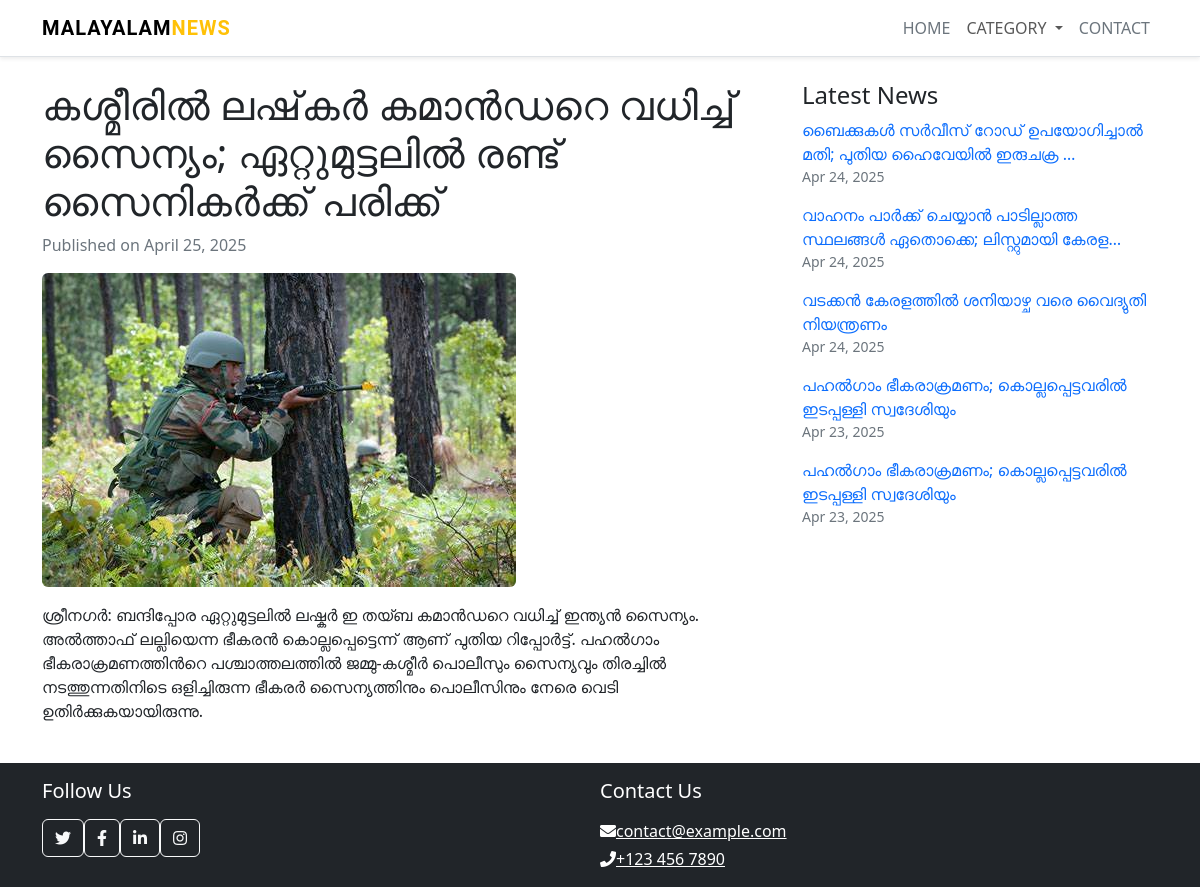
Screenshot of /news/10/ with the database file from the repository.
### newsapp/models.py (models this page shows, shortened)
class News(models.Model):
    title = models.CharField(max_length=255)
    image = models.ImageField(upload_to='news_images/')
    content = models.TextField()
    category = models.ForeignKey(Category, on_delete=models.CASCADE, null=True, blank=True)  # category can be optional
    created_at = models.DateTimeField(auto_now_add=True)
    updated_at = models.DateTimeField(auto_now=True)
    is_headline = models.BooleanField(default=False)
    is_latest = models.BooleanField(default=False)

### newsapp/views.py (the view)
# urls.py: path('news/<int:id>/', views.news_detail, name='news_detail'),
def news_detail(request, id):
    item = get_object_or_404(News, id=id)
    others = News.objects.exclude(id=id).order_by('-created_at')[:5]
    return render(request, 'news_detail.html', {
        'news': item,
        'latest_news': others,
    })

### newsapp/templates/news_detail.html (shortened to what this page needs)
{% load static %}
<!DOCTYPE html>
<html lang="en">
<head>
    <link href="https://cdn.jsdelivr.net/npm/bootstrap@5.3.0-alpha1/dist/css/bootstrap.min.css" rel="stylesheet">
    <link href="https://cdnjs.cloudflare.com/ajax/libs/font-awesome/5.15.0/css/all.min.css" rel="stylesheet">
    <link href="{% static 'lib/owlcarousel/assets/owl.carousel.min.css' %}" rel="stylesheet">
    <link href="{% static 'css/style.css' %}" rel="stylesheet">
</head>
<body>
<nav class="navbar navbar-expand-lg navbar-light bg-white border-bottom shadow-sm">
    <div class="container">
        <a class="navbar-brand fw-bold text-uppercase" href="/" style="letter-spacing: 1px; font-family: 'Roboto', sans-serif;">
            MALAYALAM<span style="color: #ffc107;">NEWS</span>
        </a>
        <div class="collapse navbar-collapse justify-content-end" id="navbarNav">
            <ul class="navbar-nav">
                <li class="nav-item">
                    <a class="nav-link text-uppercase text-secondary fw-light" href="/">Home</a>
                </li>
                <li class="nav-item dropdown">
                    <a class="nav-link dropdown-toggle" href="#" id="newsDropdown" role="button" data-bs-toggle="dropdown" aria-expanded="false">
                        CATEGORY
                    </a>
                </li>
                <li class="nav-item">
                    <a class="nav-link text-uppercase text-secondary fw-light" href="#">Contact</a>
                </li>
            </ul>
        </div>
    </div>
</nav>
<div class="container mt-4">
    <div class="row">
        <div class="col-lg-8 col-12 mb-4">
            <div class="news-detail">
                <h1 class="news-title">{{ news.title }}</h1>
                <p class="text-muted">Published on {{ news.created_at|date:"F d, Y" }}</p>
                <img src="{{ news.image.url }}" alt="{{ news.title }}" class="img-fluid rounded mb-3">
                <div class="news-content">
                    <p>{{ news.content }}</p>
                </div>
            </div>
        </div>
        <div class="col-lg-4 col-12">
            <div class="sidebar">
                <h4>Latest News</h4>
                {% for item in latest_news %}
                <div class="latest-news-item mb-3">
                    <a href="{% url 'news_detail' item.id %}" class="d-block fw-medium text-decoration-none text-primary">
                        {{ item.title|truncatechars:60 }}
                    </a>
                    <p class="text-muted small">{{ item.created_at|date:"M d, Y" }}</p>
                </div>
                {% endfor %}
            </div>
        </div>
    </div>
</div>
<nav class="navbar navbar-expand navbar-dark bg-dark py-3">
    <div class="container">
        <div class="row w-100">
            <div class="col-md-6">
                <h5 class="text-white mb-3">Follow Us</h5>
                <div class="d-flex">
                    <a class="btn btn-outline-light btn-social mr-2" href="#"><i class="fab fa-twitter"></i></a>
                    <a class="btn btn-outline-light btn-social mr-2" href="#"><i class="fab fa-facebook-f"></i></a>
                    <a class="btn btn-outline-light btn-social mr-2" href="#"><i class="fab fa-linkedin-in"></i></a>
                    <a class="btn btn-outline-light btn-social" href="#"><i class="fab fa-instagram"></i></a>
                </div>
            </div>
            <div class="col-md-6 mt-3 mt-md-0">
                <h5 class="text-white mb-3">Contact Us</h5>
                <div class="d-flex flex-column">
                    <a href="mailto:contact@example.com" class="text-white mb-1"><i class="fa fa-envelope mr-2"></i>contact@example.com</a>
                    <a href="tel:+1234567890" class="text-white"><i class="fa fa-phone mr-2"></i>+123 456 7890</a>
                </div>
            </div>
        </div>
    </div>
</nav>
</body>
</html>

### newsapp/static/css/style.css (style rules this page uses)
.text-muted { color: #6c757d !important; }
.text-decoration-none { text-decoration: none !important; }

### rows the page displays
News: title "കശ്മീരില്‍ ലഷ്‌കര്‍ കമാന്‍ഡറെ വധിച്ച്‌ സൈന്യം; ഏറ്റുമുട്ടലില്‍ രണ്ട് സൈനികര്‍ക്ക് പരിക്ക്", created_at "April 25, 2025", image (picture), content "ശ്രീനഗര്‍: ബന്ദിപ്പോര ഏറ്റുമുട്ടലില്‍ ലഷ്കർ ഇ തയ്ബ കമാൻഡറെ വധിച്ച്‌ ഇന്ത്യന്‍ സൈന്യം. അല്‍ത്താഫ് ലല്ലിയെന്ന ഭീകരന്‍ കൊല്ലപ്പെട്ടെന്ന് ആണ് പുതിയ റിപ്പോർട്ട്. പഹല്‍ഗാം ഭീകരാക്രമണത്തിന്‍റെ പശ്ചാത്തലത്തില്‍ ജമ്മു-കശ്മീർ പൊലീസും സൈന്യവും തിരച്ചില്‍ നടത്തുന്നതിനിടെ ഒളിച്ചിരുന്ന ഭീകരര്‍ സൈന്യത്തിനും പൊലീസിനും നേരെ വെടി ഉതിർക്കുകയായിരുന്നു."
News: title "ബൈക്കുകള്‍ സര്‍വീസ് റോഡ് ഉപയോഗിച്ചാല്‍ മതി; പുതിയ ഹൈവേയില്‍ ഇരുചക്ര …", created_at "Apr 24, 2025"
News: title "വാഹനം പാർക്ക് ചെയ്യാൻ പാടില്ലാത്ത സ്ഥലങ്ങൾ ഏതൊക്കെ; ലിസ്റ്റുമായി കേരള…", created_at "Apr 24, 2025"
News: title "വടക്കൻ കേരളത്തിൽ ശനിയാഴ്ച വരെ വൈദ്യുതി നിയന്ത്രണം", created_at "Apr 24, 2025"
News: title "പഹൽ​ഗാം ഭീകരാക്രമണം; കൊല്ലപ്പെട്ടവരിൽ ഇടപ്പള്ളി സ്വദേശിയും", created_at "Apr 23, 2025"
News: title "പഹൽ​ഗാം ഭീകരാക്രമണം; കൊല്ലപ്പെട്ടവരിൽ ഇടപ്പള്ളി സ്വദേശിയും", created_at "Apr 23, 2025"
